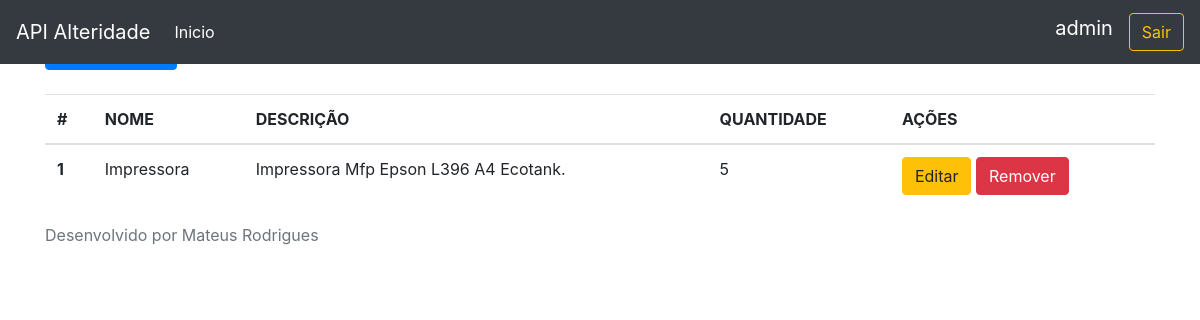
/recurso/ (signed in), run on the app's committed database.
### alteridade/models.py (models this page shows, shortened)
class Recurso(models.Model):
    nome = models.CharField(max_length=120)
    descricao = models.CharField(max_length=120)
    quantidade = models.IntegerField(default=0, null=True)

### alteridade/views.py (the view)
# urls.py: path('recurso/',listaRecurso,name='lista_recurso'),
@login_required
def listaRecurso(request):
    recursos= Recurso.objects.all()
    return render(request,'listaRecurso.html',context={'recursos':recursos})

### alteridade/templates/listaRecurso.html
{% extends 'base.html' %}
{% block conteudo %}
<mat-card>
    <mat-card-header><h5 class="text-center">Lista de Recursos</h5></mat-card-header>
</mat-card>
<a class="btn btn-primary" role='button' href='/recurso/add'>Novo Recurso</a>
    <br />
    <br />
    <table class="table">
        <thead>
            <tr>
                <th scope="col">#</th>
                <th scope="col">NOME</th>
                <th scope="col">DESCRIÇÃO</th>
                <th scope="col">QUANTIDADE</th>
                <th scope="col">AÇÕES</th>
            </tr>
        </thead>
        <tbody>
            {% for r in recursos %}
                <tr>
                    <th scope="row">{{ r.pk }}</th>
                    <td>{{ r.nome }}</td>
                    <td>{{r.descricao}}</td>
                    <td>{{r.quantidade}}</td>
                    <td>
                        <a href="/recurso/editar/{{r.pk}}" class="btn btn-warning" >Editar</a>
                        <a href="/recurso/excluir/{{r.pk}}" class="btn btn-danger" >Remover</a>
                    </td>
                </tr>
            {% endfor %}
        </tbody>
    </table>
{% endblock %}

### alteridade/templates/base.html (shortened to what this page needs)
<!doctype html>
<html lang="en">
  <head>
    <link rel="stylesheet" href="https://maxcdn.bootstrapcdn.com/bootstrap/4.0.0/css/bootstrap.min.css">
    <link rel="stylesheet" href="https://getbootstrap.com/docs/4.0/examples/sticky-footer-navbar/sticky-footer-navbar.css" />
  </head>
  <body>
    <header>
      <nav class="navbar navbar-expand-md navbar-dark fixed-top bg-dark">
        <a class="navbar-brand" href="#">
          API Alteridade
        </a>
        <div class="collapse navbar-collapse" id="navbarCollapse">
          <ul class="navbar-nav mr-auto">
            <li class="nav-item">
              <a class="nav-link" href="/index"><font color='#fff'>Inicio</font></a>
            </li>
            </ul>
            <label class="navbar-brand">{{request.user}}</label>
	          <a class="btn btn-outline-warning my-2 my-sm-0" href="/">Sair</a>
        </div>
      </nav>
    </header>
    <main role="main" class="container">
        {% block conteudo %}
        {% endblock %}
    </main>
    <footer class="footer">
      <div class="container">
        <span class="text-muted">Desenvolvido por Mateus Rodrigues</span>
      </div>
    </footer>
  </body>
</html>

### data on the page
Recurso: pk "1", nome "Impressora", descricao "Impressora Mfp Epson L396 A4 Ecotank.", quantidade "5"

### other printed values
{{ request.user }} "admin"
